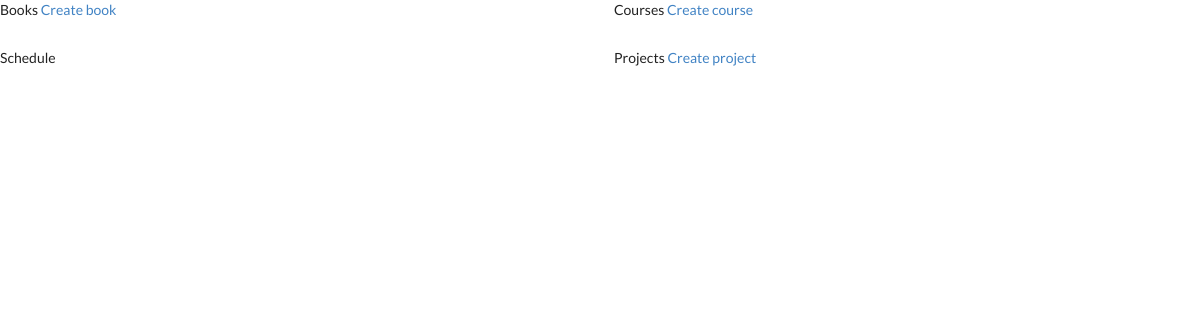
Before: /home/ with the older database file.
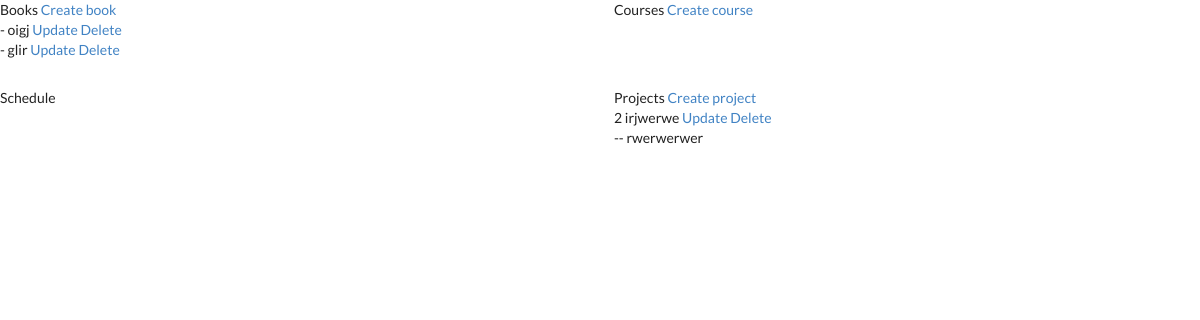
After: the same page with the newer database file.
### dashboard/models.py (models this page shows)
class Book(models.Model):
    book_name = models.CharField(max_length=500)

class Project(models.Model):
    project_name = models.CharField(max_length=500)
    project_description = models.TextField()

### dashboard/views.py (the view)
# urls.py: url(r'^home/', views.Home.as_view(), name='home'),
class Home(TemplateView):
    context_object_name = 'home_list'
    template_name = 'home.html'
    def get_context_data(self, **kwargs):
        context = super(Home, self).get_context_data(**kwargs)
        context['book'] = Book.objects.all()
        context['course'] = Course.objects.all()
        context['project'] = Project.objects.all()
        return context

### templates/home.html (shortened to what this page needs)
{% extends 'base.html' %}
{% load staticfiles %}
{% block content %}
<div class="ui two column grid">
    <div class="row">
        <div class="column">Books <a href="{% url 'book_create' %}">Create book</a>
          <br/>
          {% for i in book %}
              - {{ i.book_name }}
              <a href="{% url 'book_update' pk=i.id %}">Update</a>
              <a href="{% url 'book_delete' pk=i.id %}">Delete</a>
              <br/>
          {% endfor %}
      </div>
    <div class="column">Courses <a href="{% url 'course_create' %}">Create course</a>
          <br/>
    </div>
    </div>
  <div class="column">Schedule</div>
  <div class="column">Projects  <a href="{% url 'project_create' %}">Create project</a>
      <br/>
          {% for i in project %}
              {{ i.id }} {{ i.project_name }}
              <a href="{% url 'project_update' pk=i.id %}">Update</a>
              <a href="{% url 'project_delete' pk=i.id %}">Delete</a>
              <br/>
              -- {{ i.project_description }}
              <br/>
          {% endfor %}
  </div>
</div>
{% endblock %}

Changed rows visible on the page:
added Book: book_name "oigj"
added Book: book_name "glir"
added Project: id "2", project_name "irjwerwe", project_description "rwerwerwer"
